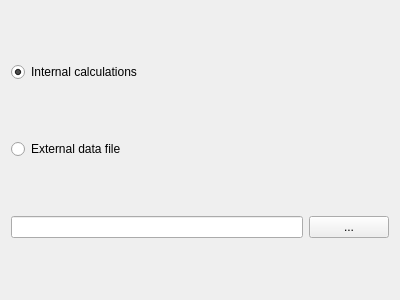
<?xml version="1.0" encoding="UTF-8"?>
<ui version="4.0">
 <class>StartPage</class>
 <widget class="QWidget" name="StartPage">
  <property name="geometry">
   <rect>
    <x>0</x>
    <y>0</y>
    <width>400</width>
    <height>300</height>
   </rect>
  </property>
  <property name="windowTitle">
   <string>Form</string>
  </property>
  <layout class="QGridLayout" name="gridLayout">
   <item row="2" column="0">
    <widget class="QLineEdit" name="lineEdit"/>
   </item>
   <item row="2" column="1">
    <widget class="QPushButton" name="pushButton">
     <property name="sizePolicy">
      <sizepolicy hsizetype="Maximum" vsizetype="Fixed">
       <horstretch>0</horstretch>
       <verstretch>0</verstretch>
      </sizepolicy>
     </property>
     <property name="text">
      <string>...</string>
     </property>
    </widget>
   </item>
   <item row="0" column="0" colspan="2">
    <widget class="QRadioButton" name="radioButton">
     <property name="text">
      <string>Internal calculations</string>
     </property>
     <property name="checked">
      <bool>true</bool>
     </property>
     <attribute name="buttonGroup">
      <string notr="true">buttonGroup</string>
     </attribute>
    </widget>
   </item>
   <item row="1" column="0" colspan="2">
    <widget class="QRadioButton" name="radioButton_2">
     <property name="text">
      <string>External data file</string>
     </property>
     <attribute name="buttonGroup">
      <string notr="true">buttonGroup</string>
     </attribute>
    </widget>
   </item>
  </layout>
 </widget>
 <resources/>
 <connections>
  <connection>
   <sender>radioButton_2</sender>
   <signal>toggled(bool)</signal>
   <receiver>lineEdit</receiver>
   <slot>setVisible(bool)</slot>
   <hints>
    <hint type="sourcelabel">
     <x>112</x>
     <y>173</y>
    </hint>
    <hint type="destinationlabel">
     <x>143</x>
     <y>238</y>
    </hint>
   </hints>
  </connection>
  <connection>
   <sender>radioButton_2</sender>
   <signal>toggled(bool)</signal>
   <receiver>pushButton</receiver>
   <slot>setVisible(bool)</slot>
   <hints>
    <hint type="sourcelabel">
     <x>237</x>
     <y>173</y>
    </hint>
    <hint type="destinationlabel">
     <x>357</x>
     <y>239</y>
    </hint>
   </hints>
  </connection>
 </connections>
 <buttongroups>
  <buttongroup name="buttonGroup"/>
 </buttongroups>
</ui>
